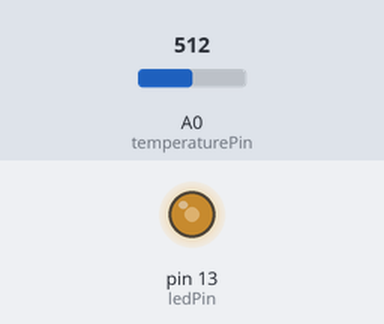
A sketch run on a simulated Arduino Uno, built with avr-gcc and run on an emulated ATmega328P. Shown: output pins drawn as LEDs (lit = HIGH). Inputs (shaded band) come from the test bench; at power-on: A0 (temperaturePin) = 512. The local clock reads 2024-03-15 10:24:30 at power-on unless the sketch sets it.

Above: at 0.51 s.
Timing chart, 0 to 40.0 s (numbered marks = the images above):
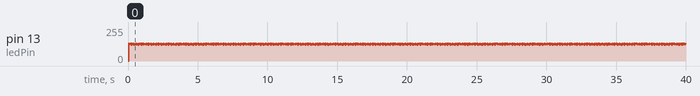

The sketch:

led_blinking.ino
```cpp
#include <RTClib.h>

RTC_DS3231 rtc;

const int temperaturePin = A0;
const int ledPin = 13;
int ledState = LOW;
int interval = 250; // Initial interval for LED blinking
DateTime previousTime;

void setup() {
    Serial.begin(9600);

    if (!rtc.begin()) {
        Serial.println("Couldn't find RTC");
        while (1);
    }

    pinMode(ledPin, OUTPUT);
}

void loop() {
    DateTime now = rtc.now(); // Get the current time from the RTC module

    float voltage = getVoltage(temperaturePin); // Read the voltage from the LM35 temperature sensor
    float tempC = (voltage - 0.5) * 100.0; // Convert the voltage to temperature in Celsius

    if (tempC < 30) {
        interval = 250; // Set the LED blinking interval to 250ms if temperature is below 30 degrees Celsius
    } else {
        interval = 500; // Set the LED blinking interval to 500ms if temperature is above 30 degrees Celsius
    }

    if (now.unixtime() - previousTime.unixtime() >= interval / 1000) {
        // Check if the difference in Unix timestamps between the current time and previous time is greater than or equal to the interval converted to seconds
        previousTime = now; // Update the previous time to the current time
        ledState = (ledState == LOW) ? HIGH : LOW; // Toggle the LED state (ON to OFF or OFF to ON)
        digitalWrite(ledPin, ledState); // Control the onboard LED based on the toggled LED state
    }
}

float getVoltage(int pin) {
    return (analogRead(pin) * 5.0) / 1023.0;
}
```
